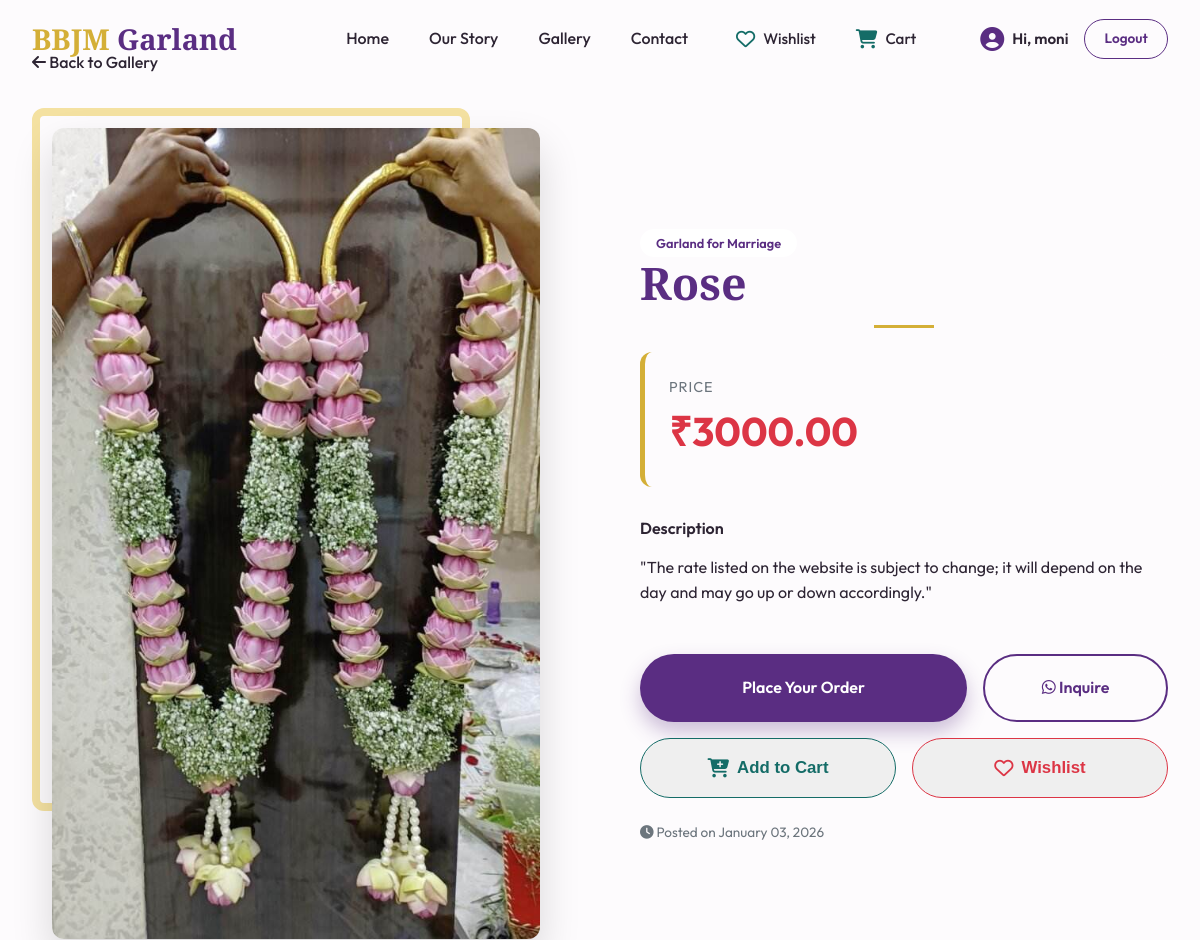
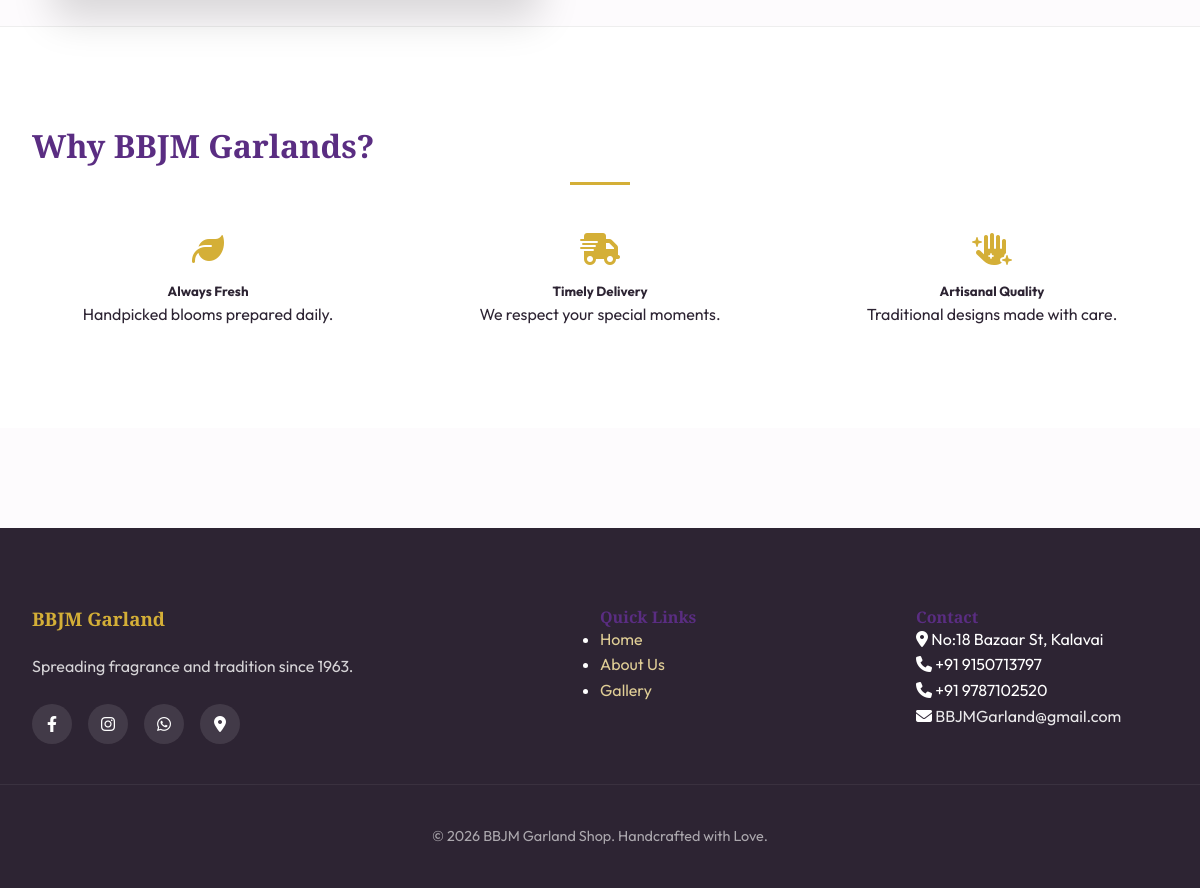
Page /post/4/ (signed in) on the committed database (2 pictures, top to bottom).
### app/models.py (models this page shows, shortened)
class Post(models.Model):
    CATEGORY_CHOICES = [
        ('garland', 'Garland for Marriage'),
        ('marriage', 'Decoration for Marriage'),
        ('gods', 'Gods Decoration'),
        ('gods_decoration', 'Gods Garland '),
        ('others', 'Others'),
    ]
    title = models.CharField(max_length=200)
    description = models.TextField()
    image = models.ImageField(upload_to='garlands/')
    category = models.CharField(max_length=20, choices=CATEGORY_CHOICES, default='garland')
    price = models.DecimalField(max_digits=10, decimal_places=2, default=0.00)
    created_at = models.DateTimeField(auto_now_add=True)
    def get_category_display_name(self):
        return dict(self.CATEGORY_CHOICES).get(self.category, self.category)

### app/views.py (the view)
# urls.py: path('post/<int:id>/', views.post_detail, name='post_detail'),
@login_required(login_url='login')
def post_detail(request, id):
    post = get_object_or_404(Post, id=id)
    return render(request, 'user_page/post_detail.html', {'post': post})

### app/context_processors.py (called while the page is built)
def user_orders(request):
    if request.user.is_authenticated:
        orders = Order.objects.filter(user=request.user).order_by('-created_at')
        return {'user_orders': orders}
    return {'user_orders': []}

### app/models.py (called while the page is built)
    def get_status_display_color(self):
        status_colors = {
            'pending': '#ffc107',    # Amber/Gold
            'processing': '#007bff', # Royal Blue
            'completed': '#28a745',  # Emerald Green
            'cancelled': '#dc3545',  # Rose Red
        }
        return status_colors.get(self.status, '#6c757d')

    def get_status_display_name(self):
        return dict(self.STATUS_CHOICES).get(self.status, self.status)

### app/templates/user_page/post_detail.html (shortened to what this page needs)
{% extends 'base.html' %}
{% load static %}
{% block content %}
<div class="container section-padding" style="margin-top: 50px;">
    <div class="breadcrumb" style="margin-bottom: 2rem;">
        <a href="{% url 'user_posts' %}#gallery" class="nav-link"><i class="fas fa-arrow-left"></i> Back to Gallery</a>
    </div>
    <article class="post-detail-container">
        <div class="about-grid">
            <div class="post-image-gallery">
                <div class="about-img-frame">
                    {% if post.image %}
                        <img src="{{ post.image.url }}" alt="{{ post.title }}" class="about-image">
                    {% else %}
                        <img src="https://images.unsplash.com/photo-1526047932273-341f2a7631f9?w=800" alt="Garland Placeholder" class="about-image">
                    {% endif %}
                </div>
            </div>
            <div class="post-content-details">
                <span class="card-badge" style="position: static; margin-bottom: 1rem;">{{ post.get_category_display_name }}</span>
                <h1 class="section-title" style="text-align: left; margin-bottom: 1.5rem;">{{ post.title }}</h1>
                <div class="price-banner" style="background: var(--bg-light); padding: 1.5rem; border-radius: var(--radius-md); border-left: 5px solid var(--accent); margin-bottom: 2rem;">
                    <p style="margin: 0; font-size: 0.9rem; color: var(--text-muted); text-transform: uppercase; letter-spacing: 1px;">Price</p>
                    <p style="margin: 0; font-size: 2.5rem; font-weight: 700; color: var(--secondary);">₹{{ post.price }}</p>
                </div>
                <div class="description-section">
                    <h4 style="margin-bottom: 1rem; font-family: var(--font-body); font-weight: 600; color: var(--text-dark);">Description</h4>
                    <p style="color: var(--text-muted); font-size: 1.1rem; line-height: 1.8;">{{ post.description|linebreaks }}</p>
                </div>
                <div style="margin-top: 3rem; display: flex; flex-direction: column; gap: 1rem;">
                    <div style="display: flex; gap: 1rem;">
                        <a href="{% url 'create_order' post.id %}" class="btn btn-primary" style="flex: 2; padding: 1.2rem;">Place Your Order</a>
                        <a href="https://wa.me/919150713797?text=I'm interested in {{ post.title }}" target="_blank" class="btn btn-outline-white" style="flex: 1; border-color: var(--primary); color: var(--primary); padding: 1.2rem;">
                            <i class="fab fa-whatsapp"></i> Inquire
                        </a>
                    </div>
                    <div style="display: flex; gap: 1rem;">
                        <button class="btn btn-outline-sm" style="flex: 1; padding: 1.2rem; display: flex; align-items: center; justify-content: center; gap: 0.5rem; border-color: #146c67; color: #146c67; font-size: 1.05rem;" onclick="addToCart('{{ post.id }}', '{{ post.title|escapejs }}', {{ post.price }}, '{% if post.image %}{{ post.image.url }}{% else %}https://images.unsplash.com/photo-1526047932273-341f2a7631f9?w=800{% endif %}')">
                            <i class="fa-solid fa-cart-plus" style="font-size: 1.2rem;"></i> Add to Cart
                        </button>
                        <button class="btn btn-outline-sm" style="flex: 1; padding: 1.2rem; display: flex; align-items: center; justify-content: center; gap: 0.5rem; color: #dc3545; border-color: #dc3545; font-size: 1.05rem;" onclick="addToWishlist(this, '{{ post.id }}', '{{ post.title|escapejs }}', {{ post.price }}, '{% if post.image %}{{ post.image.url }}{% else %}https://images.unsplash.com/photo-1526047932273-341f2a7631f9?w=800{% endif %}')">
                            <i class="fa-regular fa-heart wishlist-icon" style="font-size: 1.2rem;"></i> Wishlist
                        </button>
                    </div>
                </div>
                <p style="margin-top: 1.5rem; font-size: 0.85rem; color: var(--text-muted);">
                    <i class="fas fa-clock"></i> Posted on {{ post.created_at|date:"F d, Y" }}
                </p>
            </div>
        </div>
    </article>
</div>
<section class="section-padding" style="background: white; border-top: 1px solid #eee;">
    <div class="container">
        <h2 class="section-title" style="font-size: 2rem;">Why BBJM Garlands?</h2>
        <div class="gallery-grid" style="margin-top: 3rem;">
            <div style="text-align: center;">
                <i class="fas fa-leaf" style="font-size: 2rem; color: var(--accent); margin-bottom: 1rem;"></i>
                <h5>Always Fresh</h5>
                <p>Handpicked blooms prepared daily.</p>
            </div>
            <div style="text-align: center;">
                <i class="fas fa-truck-fast" style="font-size: 2rem; color: var(--accent); margin-bottom: 1rem;"></i>
                <h5>Timely Delivery</h5>
                <p>We respect your special moments.</p>
            </div>
            <div style="text-align: center;">
                <i class="fas fa-hand-sparkles" style="font-size: 2rem; color: var(--accent); margin-bottom: 1rem;"></i>
                <h5>Artisanal Quality</h5>
                <p>Traditional designs made with care.</p>
            </div>
        </div>
    </div>
</section>
{% endblock %}

### app/templates/base.html (shortened to what this page needs)
{% load static %}
<!DOCTYPE html>
<html lang="en">
<head>
    <link rel="stylesheet" href="https://cdnjs.cloudflare.com/ajax/libs/font-awesome/6.4.0/css/all.min.css">
    <link rel="stylesheet" href="{% static 'css/style.css' %}?v={% now 'U' %}">
</head>
<body>
    <header class="main-header">
        <nav class="glass-nav">
            <div class="nav-container">
                <a href="{% url 'user_posts' %}" class="logo">
                    <span class="logo-accent">BBJM</span> Garland
                </a>
                <ul class="nav-links">
                    <li><a href="{% url 'user_posts' %}#home" class="nav-link">Home</a></li>
                    <li><a href="{% url 'user_posts' %}#about" class="nav-link">Our Story</a></li>
                    <li><a href="{% url 'user_posts' %}#gallery" class="nav-link">Gallery</a></li>
                    <li><a href="{% url 'user_posts' %}#contact" class="nav-link">Contact</a></li>
                    <li class="nav-icons-group">
                        <a href="#" class="nav-icon-wrapper" onclick="openSidebar('wishlistSidebar'); return false;">
                            <i class="fa-regular fa-heart icon-img" style="color: #146c67;"></i>
                            <span class="icon-label">Wishlist</span>
                        </a>
                        <a href="#" class="nav-icon-wrapper" onclick="openSidebar('cartSidebar'); return false;">
                            <i class="fa-solid fa-cart-shopping icon-img" style="color: #146c67;"></i>
                            <span class="icon-label">Cart</span>
                        </a>
                    </li>
                    {% if user.is_authenticated %}
                    <li class="user-info" style="display: flex; align-items: center; gap: 0.5rem; margin-left: 1rem;">
                        <a href="#" onclick="openSidebar('userProfileSidebar'); return false;" style="display: flex; align-items: center; gap: 0.5rem; text-decoration: none; color: inherit;">
                            <i class="fa-solid fa-circle-user" style="font-size: 1.5rem; color: var(--primary);"></i>
                            <span class="welcome-text" style="font-weight: 600; font-size: 0.95rem;">Hi, {{ user.username }}</span>
                        </a>
                        <a href="{% url 'logout' %}" class="btn btn-outline-sm" style="margin-left: 0.5rem;">Logout</a>
                    </li>
                    {% else %}
                    <li style="margin-left: 1rem;"><a href="{% url 'login' %}" class="btn btn-primary-sm">Login</a></li>
                    {% endif %}
                </ul>
            </div>
        </nav>
    </header>
    <main>
        {% block content %}{% endblock %}
    </main>
    <footer class="main-footer">
        <div class="footer-grid">
            <div class="footer-info">
                <h3>BBJM Garland</h3>
                <p>Spreading fragrance and tradition since 1963.</p>
                <div class="social-links">
                    <a href="https://www.facebook.com/"><i class="fab fa-facebook-f"></i></a>
                    <a href="https://www.instagram.com/__jaga_desh_waran__18?igsh=MWs3bnJiOTV6MHRpNA=="><i
                            class="fab fa-instagram"></i></a>
                    <a href="https://wa.me/919150713797" target="_blank"><i class="fab fa-whatsapp"></i></a>
                    <a href="https://maps.google.com/?q=No:18+Bazaar+St,+Kalavai" target="_blank" title="Find us on Maps"><i class="fas fa-location-dot"></i></a>
                </div>
            </div>
            <div class="footer-links">
                <h4>Quick Links</h4>
                <ul>
                    <li><a href="{% url 'user_posts' %}#home">Home</a></li>
                    <li><a href="{% url 'user_posts' %}#about">About Us</a></li>
                    <li><a href="{% url 'user_posts' %}#gallery">Gallery</a></li>
                </ul>
            </div>
            <div class="footer-contact">
                <h4>Contact</h4>
                <p><i class="fas fa-location-dot"></i> No:18 Bazaar St, Kalavai</p>
                <p><i class="fas fa-phone"></i> +91 9150713797</p>
                <p><i class="fas fa-phone"></i> +91 9787102520</p>
                <p><i class="fas fa-envelope"></i> <a href="mailto:BBJMGarland@gmail.com" style="color: inherit; text-decoration: none;">BBJMGarland@gmail.com</a></p>
            </div>
        </div>
        <div class="footer-bottom">
            <p>&copy; {% now "Y" %} BBJM Garland Shop. Handcrafted with Love.</p>
        </div>
    </footer>
</body>
</html>

### app/static/css/style.css (style rules this page uses)
:root { --primary: #5a2d82; --primary-light: #7b4397; --accent: #d4af37; --accent-soft: #f4e1a1; --secondary: #dc3545; --bg-light: #fdfbfd; --text-dark: #2d2433; --text-muted: #6c757d; --glass-bg: rgba(255, 255, 255, 0.85); --glass-border: rgba(255, 255, 255, 0.3); --shadow-sm: 0 4px 6px rgba(0, 0, 0, 0.05); --shadow-md: 0 10px 25px rgba(90, 45, 130, 0.1); --shadow-lg: 0 20px 40px rgba(0, 0, 0, 0.15); --radius-sm: 8px; --radius-md: 12px; --radius-lg: 20px; --font-heading: 'Playfair Display', serif; --font-body: 'Outfit', sans-serif; }
* { margin: 0; padding: 0; box-sizing: border-box; }
html { scroll-behavior: smooth; }
body { font-family: var(--font-body); background-color: var(--bg-light); color: var(--text-dark); line-height: 1.6; overflow-x: hidden; }
h1, h2, h3, h4 { font-family: var(--font-heading); color: var(--primary); line-height: 1.2; }
a { transition: all 0.3s ease; text-decoration: none; }
.glass-nav { position: fixed; top: 0; left: 0; width: 100%; z-index: 1000; padding: 1rem 0; transition: all 0.4s ease; border-bottom: 1px solid transparent; }
.nav-container { max-width: 1200px; margin: 0 auto; padding: 0 2rem; display: flex; justify-content: space-between; align-items: center; }
.logo { font-size: 1.8rem; font-weight: 700; color: var(--primary); font-family: var(--font-heading); }
.logo-accent { color: var(--accent); }
.nav-links { display: flex; list-style: none; align-items: center; gap: 2.5rem; }
.nav-link { color: var(--text-dark); font-weight: 500; position: relative; padding: 0.5rem 0; }
.nav-link::after { content: ''; position: absolute; bottom: 0; left: 0; width: 0; height: 2px; background: var(--accent); transition: width 0.3s ease; }
.nav-icons-group { display: flex; align-items: center; gap: 1.5rem; }
.nav-icon-wrapper { position: relative; display: flex; flex-direction: row; align-items: center; gap: 0.5rem; color: var(--text-dark); text-decoration: none; transition: transform 0.3s ease; padding: 0.5rem; white-space: nowrap; }
.nav-icon-wrapper .icon-img { font-size: 1.2rem; color: var(--text-dark); }
.nav-icon-wrapper .icon-label { font-size: 0.95rem; font-weight: 500; }
.btn { display: inline-block; padding: 1rem 2.5rem; border-radius: 50px; font-weight: 600; text-align: center; cursor: pointer; border: 2px solid transparent; }
.btn-primary { background: var(--primary); color: white; box-shadow: 0 10px 20px rgba(90, 45, 130, 0.3); }
.btn-outline-white { border-color: white; color: white; }
.btn-outline-sm { padding: 0.5rem 1.2rem; border: 1px solid var(--primary); color: var(--primary); border-radius: 50px; font-size: 0.85rem; }
.section-padding { padding: 100px 0; }
.container { max-width: 1200px; margin: 0 auto; padding: 0 2rem; }
.section-title { font-size: 2.8rem; margin-bottom: 1rem; }
.section-title::after { content: ''; display: block; width: 60px; height: 3px; background: var(--accent); margin: 1rem auto; }
.gallery-grid { display: grid; grid-template-columns: repeat(auto-fill, minmax(350px, 1fr)); gap: 2.5rem; }
.card-badge { position: absolute; top: 1.5rem; right: 1.5rem; background: var(--glass-bg); backdrop-filter: blur(5px); padding: 0.4rem 1rem; border-radius: 50px; font-size: 0.8rem; font-weight: 600; color: var(--primary); }
.about-grid { display: grid; grid-template-columns: 1fr 1fr; gap: 5rem; align-items: center; }
.about-img-frame { position: relative; padding: 20px; }
.about-img-frame::before { content: ''; position: absolute; top: 0; left: 0; width: 80%; height: 80%; border: 8px solid var(--accent-soft); z-index: -1; border-radius: var(--radius-md); }
.about-image { width: 100%; border-radius: var(--radius-md); box-shadow: var(--shadow-lg); }
.main-footer { background: #2d2433; color: white; padding: 80px 0 40px; margin-top: 100px; }
.footer-grid { max-width: 1200px; margin: 0 auto; padding: 0 2rem; display: grid; grid-template-columns: 2fr 1fr 1fr; gap: 4rem; }
.footer-info h3 { color: var(--accent); margin-bottom: 1.5rem; }
.footer-info p { opacity: 0.8; margin-bottom: 1.5rem; }
.social-links { display: flex; gap: 1rem; }
.social-links a { width: 40px; height: 40px; background: rgba(255,255,255,0.1); display: flex; align-items: center; justify-content: center; border-radius: 50%; color: white; }
.footer-links a, .footer-contact a { color: var(--accent-soft); opacity: 0.9; }
.footer-bottom { text-align: center; padding-top: 40px; margin-top: 40px; border-top: 1px solid rgba(255,255,255,0.1); opacity: 0.6; font-size: 0.9rem; }

### rows in the picture
Post: image (picture), get_category_display_name "Garland for Marriage", title "Rose", price "3000.00", description "\"The rate listed on the website is subject to change; it will depend on the day and may go up or down accordingly.\"", created_at "January 03, 2026"

### other values in the picture
{{ user.username }} "moni"
